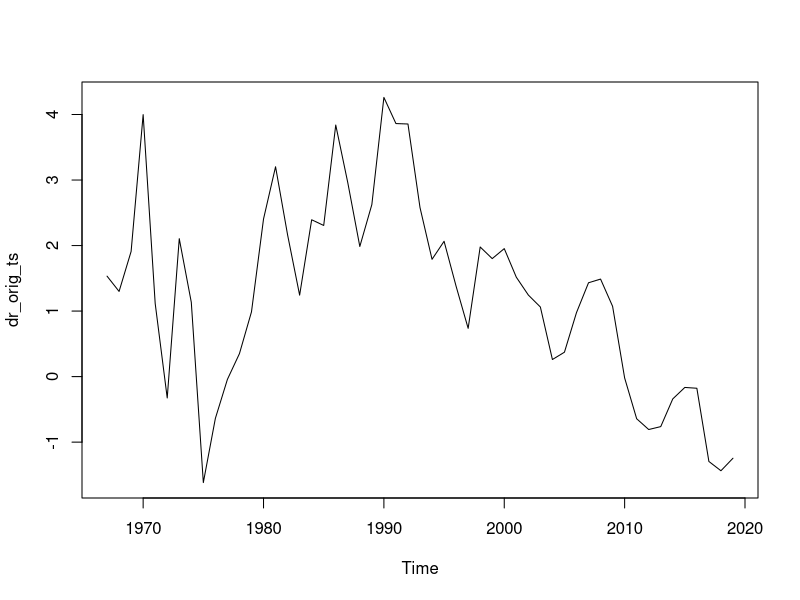
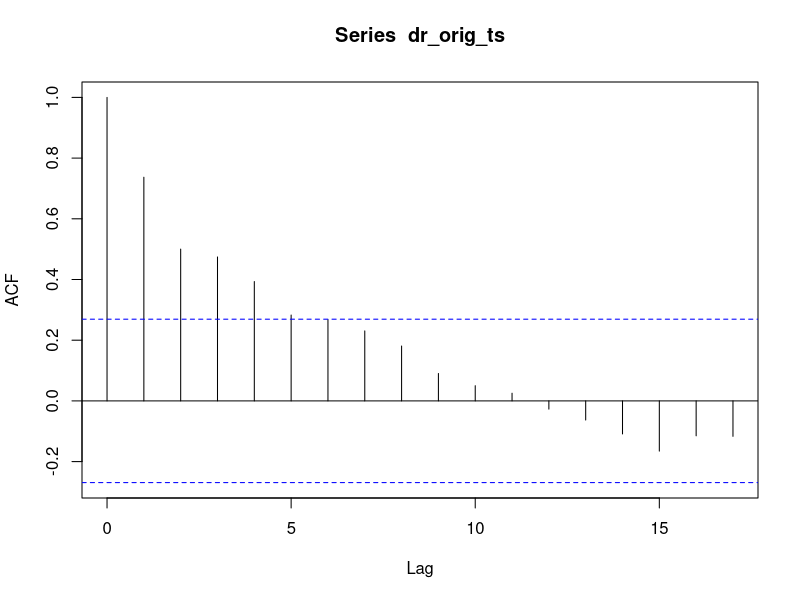
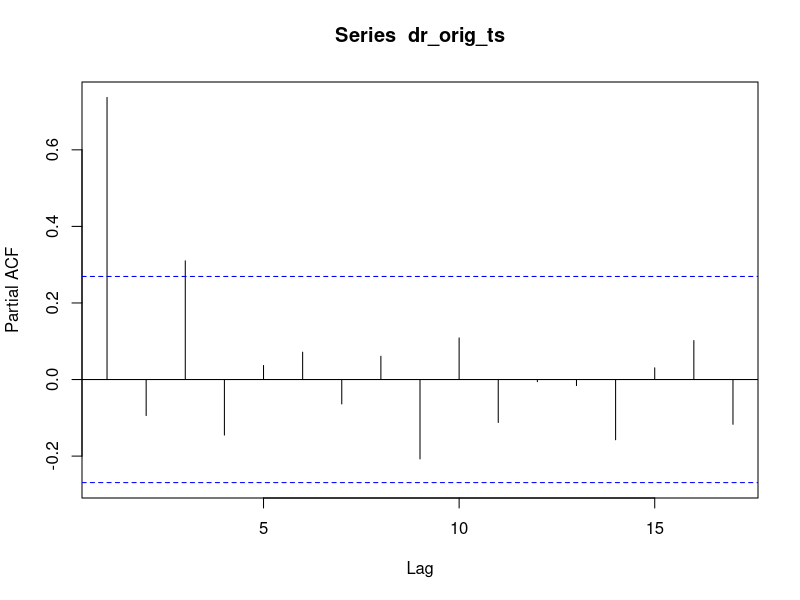
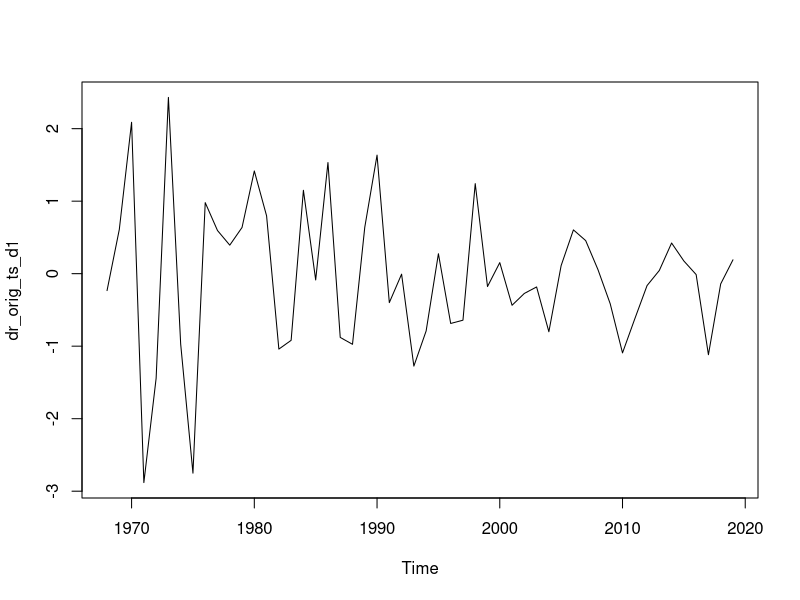
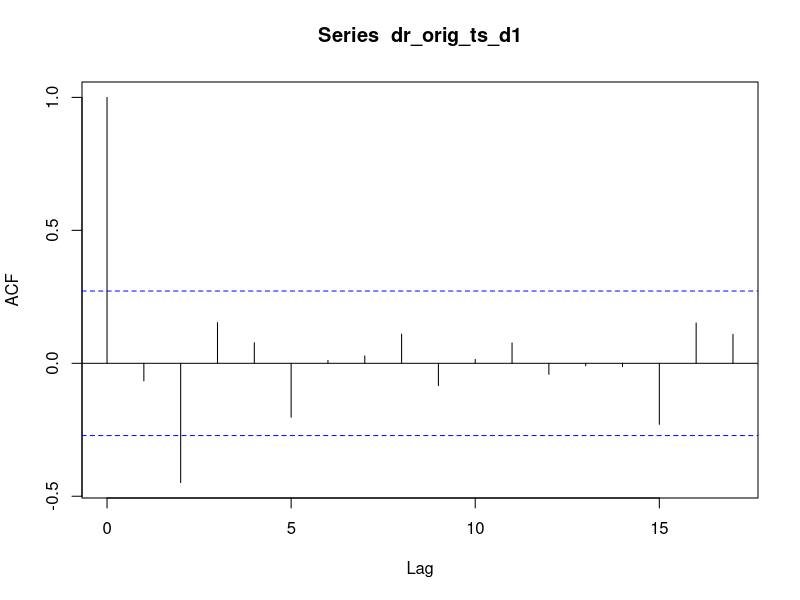
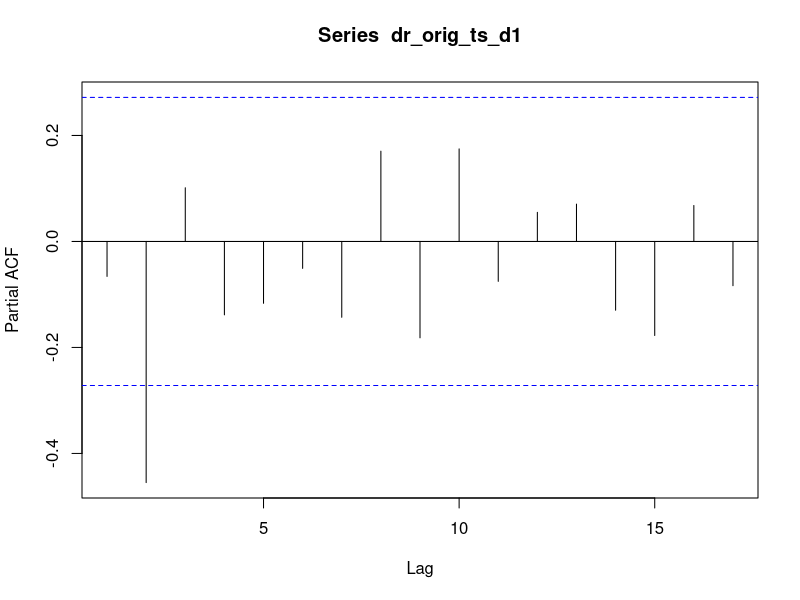
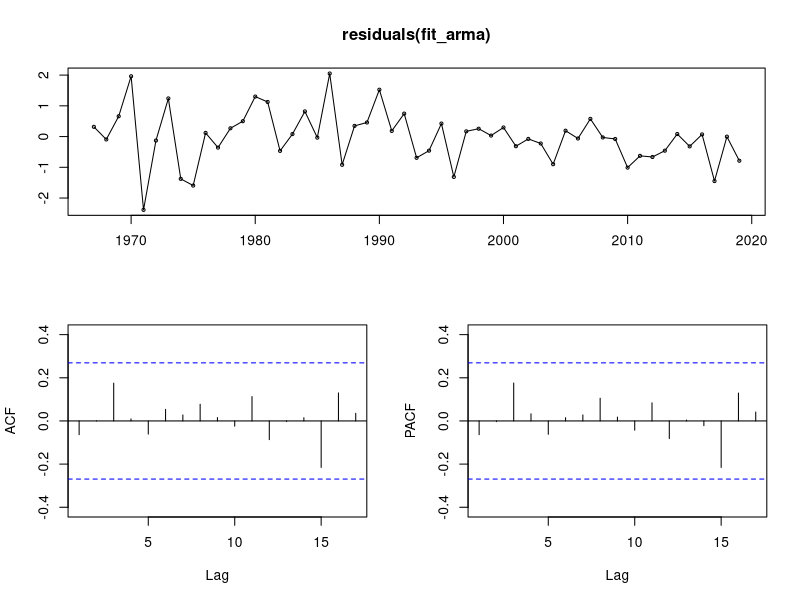
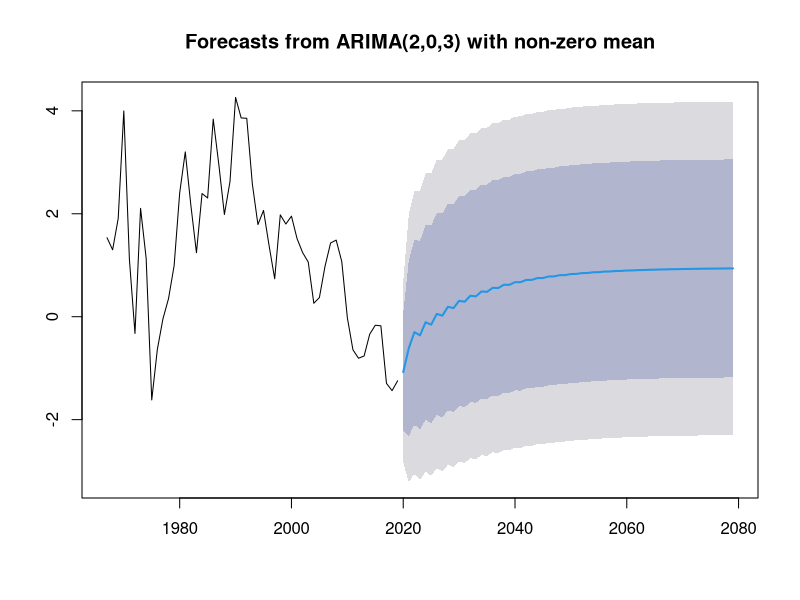

The R script that drew these images, in order: (Note: this script raises an error after producing the figures.)
#################################################################################################################
#
# Create discount rate scenarios by fitting an ARIMA model
# Discount rate data: real interest rates on households' deposits (time deposits) 
# by Deutsche Bundesbank (https://www.bundesbank.de/en/statistics/money-and-capital-markets/interest-rates-and-yields/real-interest-rates-on-households-deposits) 
#
# This code is distributed in the hope that it will be useful,
# but WITHOUT ANY WARRANTY; without even the implied warranty of
# MERCHANTABILITY or FITNESS FOR A PARTICULAR PURPOSE.
#
#
# Any questions? Naomi Radke (naomikradke@gmail.com)  
# ===================================================================================================
#
# Input:
#- dr                   Time series data of real interest rates on houselhold deposits in Germany by Deutsche Bundesbank (1967-2019)
#         - date          date (dd.mm.yyyy)
#         - dr            real interest rates on households' deposits (time deposits)
#         
# Output:
#- sim                  Yearly time series data of 10 discount rate simulations from the fitted ARIMA model (2020-2080)
#- dr_plot              Yearly discount rate
#         - observation (1967-2019)
#         - simulations (2020-2080)      
#- sim_df_5yr           Matrix of 5-yearly time series data (rows) for the 10 discount rate simulations (columns) (2020-2080)      
#
#################################################################################################################

# load packages
library(zoo) # to calculate a moving average (using rollapply())
library(forecast) # for fitting arima and forecasting
library(ggplot2)  # for plotting
library(tseries) # for formatting as time series object


dr <- read.csv("data/scenarios/real_ir_deposits_bbk.csv", header = TRUE, sep = ";")

# change data into time series format
dr$date <- as.Date(dr$date, "%d.%m.%Y") # change date column to date format
dr$Year <- format(dr$date, "%Y") # add a year column in date format
dr$dr <- as.numeric(as.character(dr$dr)) # change column from factor to numeric format
dr_yearly <- aggregate(dr ~ Year, dr, mean) # calculate the yearly mean
dr_yearly$Year <- as.numeric(dr_yearly$Year) # change Year column to numeric so I can better convert it to time series
dr_orig_ts <- ts(dr_yearly$dr, start = 1967) # create time series object from original data

#STEP 1: Examine data
# check data
plot(dr_orig_ts)



# STEP 2: check stationarity with the sgumented Dickey-Fuller Test
adf.test(dr_orig_ts, alternative = "stationary")
# if p-value > 0.05 we cannot reject the H0 hypothesis, meaning our data is non-stationary and that differencing is required

# STEP 3: check autocorellations and choose order of ARIMA
acf(dr_orig_ts)
pacf(dr_orig_ts)

dr_orig_ts_d1 <- diff(dr_orig_ts, differences = 1) # differencing with level 1 (because only at lag 1 above line in PACF)
plot(dr_orig_ts_d1)

#--> spikes at particular lags of the differenced series can help inform choice of p and q

acf(dr_orig_ts_d1) # acf of differenced data --> q could be 3
pacf(dr_orig_ts_d1)# --> p could be 2

# --> in the next step evaluate the model parameter choice

# STEP 4: Evaluate and iterate ARIMA
fit_arma <- Arima(dr_orig_ts, order = c(2,0,3)) # fit an ARMA model 

tsdisplay(residuals(fit_arma)) # check residuals


# STEP 5: Forecast
fcast_arma <- forecast(fit_arma, h=60) # forecast 60 years into the future
plot(fcast_arma)



# STEP 6: FINALLY simulate scenarios
# Some settings
n.yrs = 60 # number of forecasted years
n.sim = 10 # number of sampled future trajectories

# Simulating n.sim future trajectories (from adding bootstrapped residuals to forecast)
sim <- ts(matrix(0, nrow = n.yrs, ncol = n.sim), start = end(dr_orig_ts)[1]+1) # empty ts matrix to be filled with simulations

# simulate and set seed for reproducability
for(i in 1:n.sim){
  sim[,i] <- simulate(fit_arma, nsim = n.yrs, seed = 100+i)
}

# save ts object
save(sim, file = "scenarios/discount_rate/Output/dr_simulations_fitarma.RData")

# Plot the recoreded time series and plausible future trajectories  
dr_plot <- autoplot(dr_orig_ts)+
  #ylim(c(0,))+
  autolayer(sim, colour = FALSE, col="blue")+
  labs(y = "real discount rate (%)", x = "time", title = "b)")+
  theme_bw()+
  theme(legend.position = "none")

save(dr_plot, file ="output/scenarios/dr_arma_plot.RData")

# change the ts object into a dataframe
sim_df <- as.data.frame(sim)

# calculate 5-yr averages for PI (moving averages) and keep only every 5th column
sim_df_5yr <- rollapply(sim_df, 5, FUN = mean, by =5, align = "left")
sim_df_5yr <- sim_df_5yr/100 # change from percentage to real number

# save the scenarios as csv file 
write.csv(sim_df_5yr, file = "output/scenarios/dr_scen_arma.csv")

